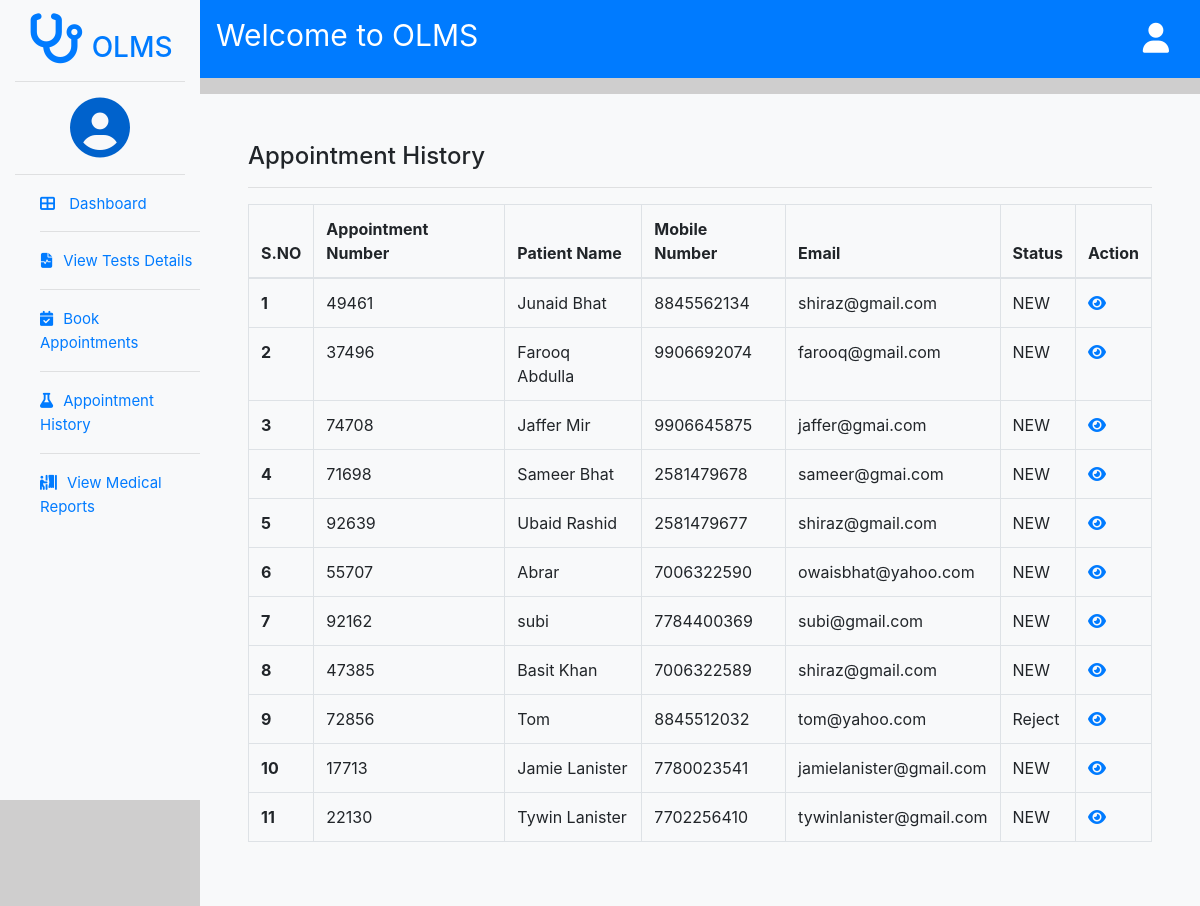
Page /userside/appointment-history/3/ on the earlier database version.
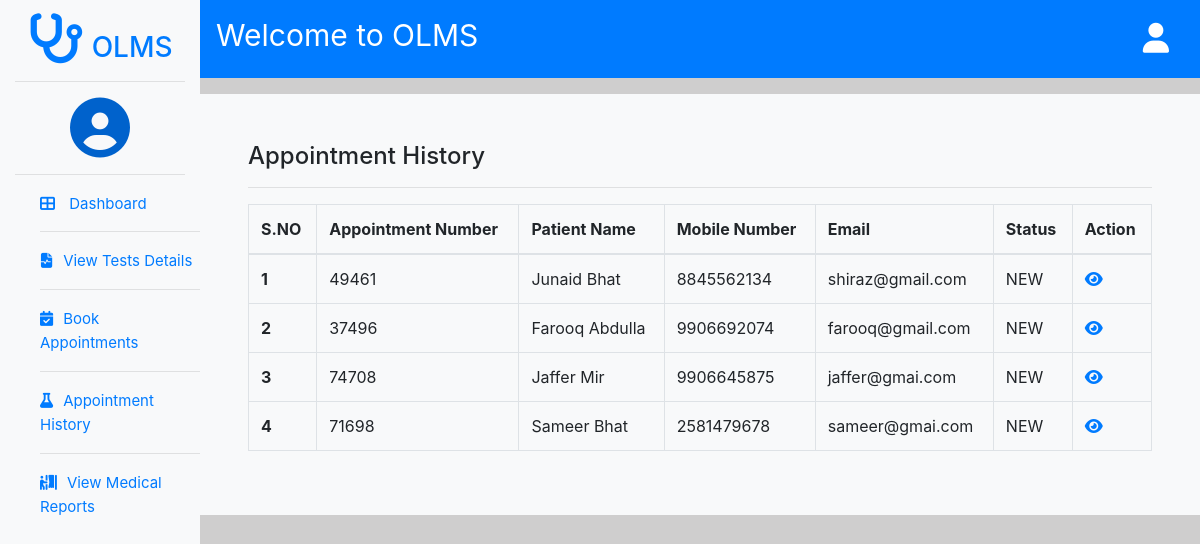
Same page on the later database version.
### users/models.py (models this page shows, shortened)
class appointment(models.Model):
    user_id = models.ForeignKey(enduser,on_delete=models.CASCADE)
    appointmentno = models.CharField(max_length=100, unique=True)
    patientname =models.CharField(max_length=30)
    gender = models.CharField(max_length=10)
    address= models.CharField(max_length=200, default='NA')
    dateofbirth = models.DateField()
    mobile = models.IntegerField(unique=True)
    email= models.CharField(max_length=100)
    appointmentdate = models.DateField(default=date.today)
    appointmenttime = models.DateTimeField(default=timezone.now)
    prescription= models.FileField(blank=True, null=True)

class appointmentstatus(models.Model):
    appointment = models.ForeignKey(appointment, on_delete=models.CASCADE)
    status = models.CharField(max_length=50, default='NEW')
    comment = models.CharField(max_length=100, default='Yet to Review')
    def __str__(self):
        return self.status

### users/views.py (the view)
# urls.py: path("userside/appointment-history/<int:userid>/", views.appointmenthistory, name='apt-history'),
def appointmenthistory(request,userid):
    history=appointment.objects.filter(user_id=userid)
    status=appointmentstatus.objects.filter(appointment__user_id=userid)
    mylist = zip(history,status)
    return render(request,'appointment-history.html',{'context':mylist})

### templates/appointment-history.html (shortened to what this page needs)
{% extends 'userbase.html' %}
{% block body %}
<div class="container  bg-light p-5 mt-3">
  <div class="row">
    <div class="col-lg-12">
      <h4>Appointment History</h4>
      <hr>
      <table class="table table-bordered">
        <thead>
          <tr>
            <th scope="col">S.NO</th>
            <th scope="col">Appointment Number</th>
            <th scope="col">Patient Name</th>
            <th scope="col">Mobile Number</th>
            <th scope="col">Email</th>
            <th scope="col">Status</th>
            <th scope="col">Action</th>
          </tr>
        </thead>
        <tbody>
        <tbody>
          {% for history,status in context%}
          <tr>
            <th scope="row">{{forloop.counter}}</th>
            <td>{{history.appointmentno}}</td>
            <td>{{ history.patientname }}</td>
            <td>{{ history.mobile }}</td>
            <td>{{ history.email }}</td>
            <td>{{ status }}</td>
            <td><a href="{% url 'view-apt' request.session.userid history.appointmentno %}"><i class="fas fa-eye"></i></a></td>
          </tr>
          {% endfor %}
        </tbody>
        </tbody>
      </table>
    </div>
  </div>
</div>
{% endblock body %}

### templates/userbase.html (shortened to what this page needs)
<!DOCTYPE html>
<html lang="en">
<head>
    <link rel="stylesheet" href="https://cdn.jsdelivr.net/npm/bootstrap@4.5.3/dist/css/bootstrap.min.css">
    <link rel="stylesheet" href="https://cdnjs.cloudflare.com/ajax/libs/font-awesome/4.7.0/css/font-awesome.min.css">
</head>
<body>
    <div class="wrapper">
        <div class="container-fluid">
            <div class="row">
                <div class="sidebar bg-light col col-lg-2 col-md-4 col-4 text-center">
                    <h3><i class="fa fa-stethoscope pr-2" aria-hidden="true"></i>OLMS</h3>
                    <hr>
                        <i class="fa fa-user-circle" style="font-size: 60px; color:#0062cc ;" aria-hidden="true"></i>
                    <hr>
                        <div class="row">
                            <ul class="sidebar-menu">
                                <li><a href="{% url 'userside'%}"><i class="fas fa-th-large" aria-hidden="true"></i> Dashboard</a></li>
                                <hr>
                                <li><a href="{%url 'viewtestdetails' %}" role="button" ><i class="fas fa-file-medical-alt"></i>View Tests Details</a></li>
                                <hr>
                                <li><a href="{% url 'appointments' %}"><i class="fas fa-calendar-check" aria-hidden="true"></i>Book Appointments</a></li>
                                <hr>
                                <li><a href="{% url 'apt-history' request.session.userid %}"><i class="fas fa-flask" aria-hidden="true"></i>Appointment History</a></li>
                                <hr>
                                <li><a href=""><i class="fas fa-person-booth" aria-hidden="true"></i>View Medical Reports</a></li>
                            </ul>
                        </div>
                </div>
                <div class="content col col-lg-10 col-md-8 col-8" style="padding-left: 0; padding-right:0;">
                    <nav class="navbar navbar-expand-lg navbar-light bg-primary">
                        <a class="navbar-brand" style="color:white;font-size: 30px; padding-bottom: 12px; " href="#">Welcome to OLMS</a>
                        <div class="col">
                            <div class="float-right" style="color:white; text-decoration: none; list-style-type: none;">
                                <div class="btn-group">
                                    <a style="color: white;" href="" data-toggle='dropdown'><i class="fas fa-user"></i></a>
                                </div>
                            </div>
                        </div>
                    </nav>
                    <div class="contentpages">
                        {% block body %} {% endblock body %}
                    </div>
                </div>
            </div>
        </div>
    </div>
</body>
</html>

### templates/userbase.html (style rules this page uses)
body { margin: 0; padding: 0; background-color: rgb(207, 206, 206); }
.wrapper .sidebar { background-color: rgb(235, 196, 25); height: 100vh; }
.sidebar h3 { padding-top: 13px; color: #007bff; }
.sidebar h3 i { font-size: 50px; }
.sidebar-menu { text-decoration: none; list-style-type: none; text-align: left; }
.sidebar-menu li a { list-style: none; text-decoration: none; font-size: 15px; }
.sidebar-menu li a i { padding-right: 10px; font-size: 15px; }
.fa-user { transform: rotate(360deg); font-size: 30px; }

Differences in the rows shown:
removed appointment: appointmentno "92639", patientname "Ubaid Rashid", mobile "2581479677", email "shiraz@gmail.com", status "NEW"
removed appointment: appointmentno "55707", patientname "Abrar", mobile "7006322590", email "owaisbhat@yahoo.com", status "NEW"
removed appointment: appointmentno "92162", patientname "subi", mobile "7784400369", email "subi@gmail.com", status "NEW"
removed appointment: appointmentno "47385", patientname "Basit Khan", mobile "7006322589", email "shiraz@gmail.com", status "NEW"
removed appointment: appointmentno "72856", patientname "Tom", mobile "8845512032", email "tom@yahoo.com", status "Reject"
removed appointment: appointmentno "17713", patientname "Jamie Lanister", mobile "7780023541", email "jamielanister@gmail.com", status "NEW"
removed appointment: appointmentno "22130", patientname "Tywin Lanister", mobile "7702256410", email "tywinlanister@gmail.com", status "NEW"
